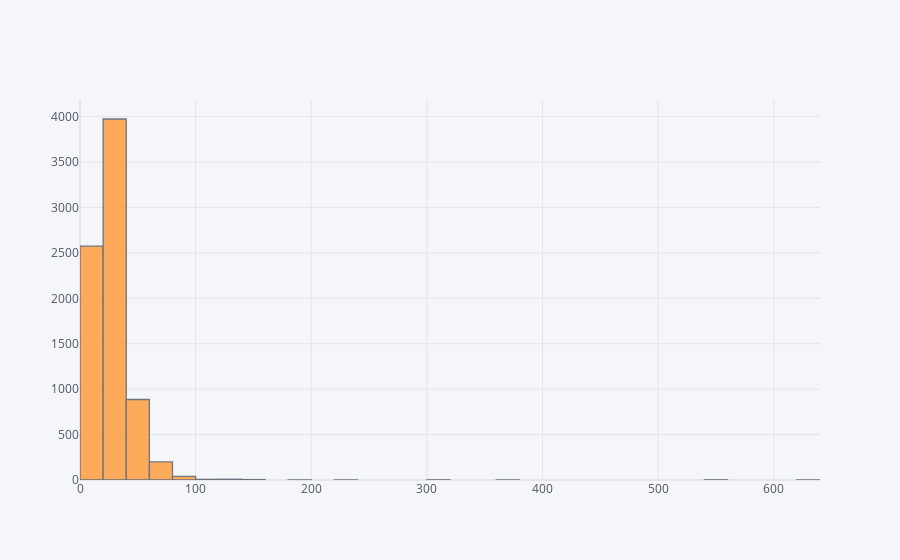

Notebook code cell kept with this figure:
### Code cell
df1["price_per_sqft"].iplot(kind="histogram",bins=50)

### Figure 1 — Plotly figure (JSON) as saved in the notebook; plotly's stock layout.template omitted (floating-point values rounded to 4 significant figures; data arrays with more than 128 entries replaced by an {"elided": "..."} marker saying what was removed)
{"data": [{"histfunc": "count", "histnorm": "", "marker": {"color": "rgba(255, 153, 51, 1.0)", "line": {"color": "#4D5663", "width": 1.3}}, "name": "price_per_sqft", "nbinsx": 50, "opacity": 0.8, "orientation": "v", "x": {"elided": "7702 float values"}, "type": "histogram"}], "layout": {"barmode": "overlay", "legend": {"bgcolor": "#F5F6F9", "font": {"color": "#4D5663"}}, "paper_bgcolor": "#F5F6F9", "plot_bgcolor": "#F5F6F9", "title": {"font": {"color": "#4D5663"}}, "xaxis": {"gridcolor": "#E1E5ED", "showgrid": true, "tickfont": {"color": "#4D5663"}, "title": {"font": {"color": "#4D5663"}, "text": ""}, "zerolinecolor": "#E1E5ED"}, "yaxis": {"gridcolor": "#E1E5ED", "showgrid": true, "tickfont": {"color": "#4D5663"}, "title": {"font": {"color": "#4D5663"}, "text": ""}, "zerolinecolor": "#E1E5ED"}}}
